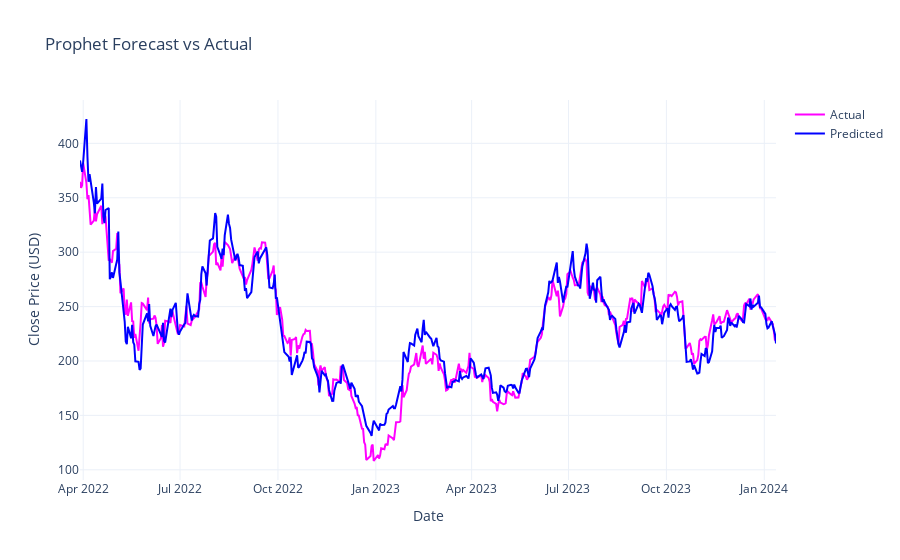

Here is the notebook cell this chart was saved with:
### Code cell
import plotly.graph_objects as go

fig = go.Figure()
fig.add_trace(go.Scatter(x=test_df.index, y=y_true, mode='lines', name='Actual', line=dict(color='magenta')))
fig.add_trace(go.Scatter(x=test_df.index, y=y_pred, mode='lines', name='Predicted', line=dict(color='blue')))

fig.update_layout(
    title='Prophet Forecast vs Actual',
    xaxis_title='Date',
    yaxis_title='Close Price (USD)',
    template='plotly_white'
)

fig.show()

### Figure 1 — Plotly figure (JSON) as saved in the notebook; plotly's stock layout.template omitted (floating-point values rounded to 4 significant figures; data arrays with more than 128 entries replaced by an {"elided": "..."} marker saying what was removed)
{"data": [{"line": {"color": "magenta"}, "mode": "lines", "name": "Actual", "type": "scatter", "x": {"elided": "451 str values"}, "y": {"elided": "451 float values"}}, {"line": {"color": "blue"}, "mode": "lines", "name": "Predicted", "type": "scatter", "x": {"elided": "451 str values"}, "y": {"elided": "451 float values"}}], "layout": {"title": {"text": "Prophet Forecast vs Actual"}, "xaxis": {"title": {"text": "Date"}}, "yaxis": {"title": {"text": "Close Price (USD)"}}}}
